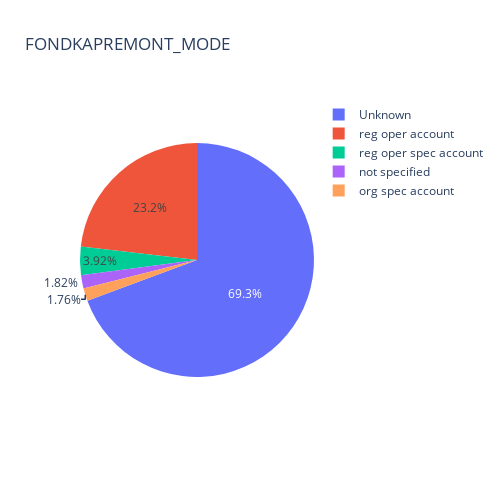

The cell this chart's notebook holds for it:
### Markdown cell above
**EXTERNAL - RESOURCE**

### Code cell
fig = px.pie(hanh, values=hanh['FONDKAPREMONT_MODE'].value_counts(), 
             names=hanh['FONDKAPREMONT_MODE'].value_counts().index, title='FONDKAPREMONT_MODE', width=500, height=500)
fig.show()

### Figure 1 — Plotly figure (JSON) as saved in the notebook; plotly's stock layout.template omitted (floating-point values rounded to 4 significant figures)
{"data": [{"domain": {"x": [0, 1], "y": [0, 1]}, "hovertemplate": "label=%{label}<br>value=%{value}<extra></extra>", "labels": ["Unknown", "reg oper account", "reg oper spec account", "not specified", "org spec account"], "legendgroup": "", "name": "", "showlegend": true, "type": "pie", "values": [193516, 64677, 10943, 5079, 4923]}], "layout": {"height": 500, "legend": {"tracegroupgap": 0}, "title": {"text": "FONDKAPREMONT_MODE"}, "width": 500}}
